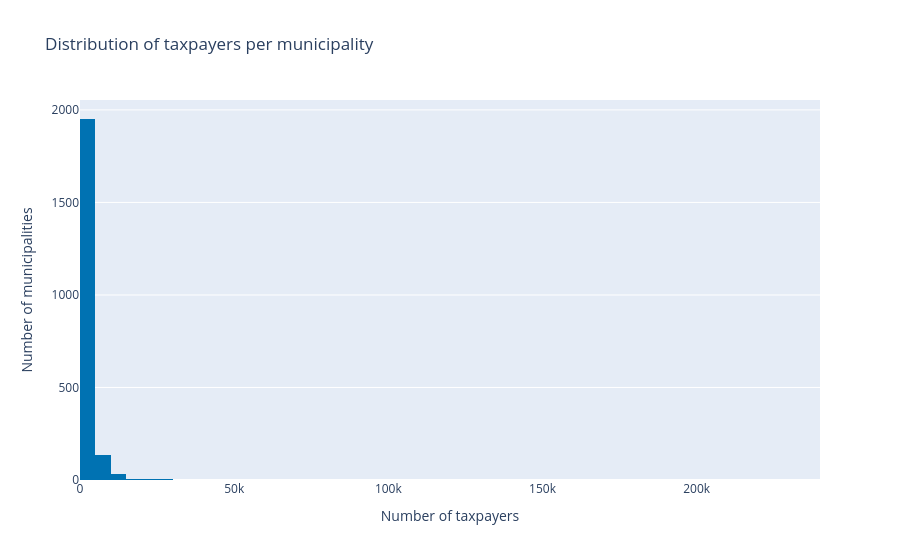

Here is the notebook cell this chart was saved with:
### Code cell
fig = px.histogram(
    taxpayers_df,
    x="num_taxpayers",
    nbins=50,
    color_discrete_sequence=["#0072B2"],
    title="Distribution of taxpayers per municipality",
)
fig.update_layout(xaxis_title="Number of taxpayers", yaxis_title="Number of municipalities")
fig.show()

### Figure 1 — Plotly figure (JSON) as saved in the notebook; plotly's stock layout.template omitted (floating-point values rounded to 4 significant figures; data arrays with more than 128 entries replaced by an {"elided": "..."} marker saying what was removed)
{"data": [{"bingroup": "x", "hovertemplate": "num_taxpayers=%{x}<br>count=%{y}<extra></extra>", "legendgroup": "", "marker": {"color": "#0072B2", "pattern": {"shape": ""}}, "name": "", "nbinsx": 50, "orientation": "v", "showlegend": false, "type": "histogram", "x": {"elided": "2148 int values"}, "xaxis": "x", "yaxis": "y"}], "layout": {"barmode": "relative", "legend": {"tracegroupgap": 0}, "title": {"text": "Distribution of taxpayers per municipality"}, "xaxis": {"anchor": "y", "domain": [0, 1], "title": {"text": "Number of taxpayers"}}, "yaxis": {"anchor": "x", "domain": [0, 1], "title": {"text": "Number of municipalities"}}}}
